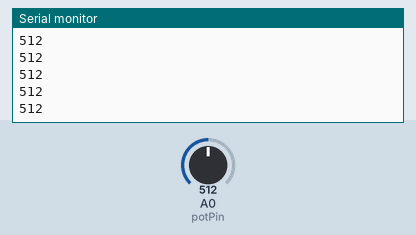
Recording of a sketch running on a simulated Arduino Uno, built with avr-gcc and run on an emulated ATmega328P. Parts: the last lines printed to the serial monitor. The inputs (shaded band) are chosen by the test bench; at power-on: A0 (potPin) = 512.

Above: at 1.2 s.
1.3 s: A0 (potPin) set to 716
At 2.2 s:
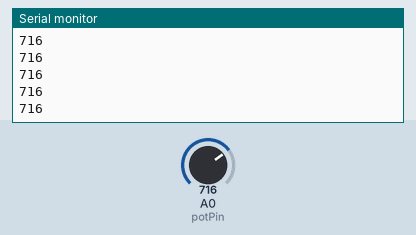
2.8 s: A0 (potPin) set to 900
At 3.9 s:
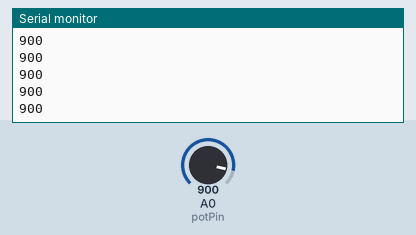
Timing chart, 0 to 5.8 s (numbered marks = the images above; inputs shaded):
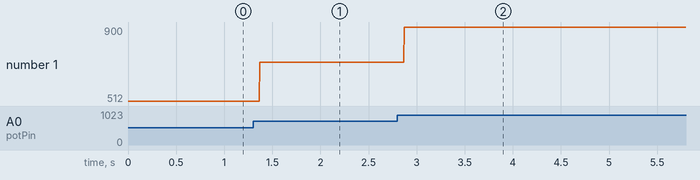

Measured:
- after the input at 1.3 s, the serial monitor: prints a new line after 0.07 s (image 1)
- after the input at 2.8 s, the serial monitor: prints a new line after 0.07 s (image 2)
- plotted number 1: 512 → 716 after the input at 1.3 s, 716 → 900 after the input at 2.8 s

The sketch:

01_Basics.ino
```cpp
int potPin = A0;

void setup() {
  Serial.begin(9600);
  pinMode(potPin, INPUT);
}

void loop() {
  int sensorValue = analogRead(potPin);
  Serial.println(sensorValue);
}
```
